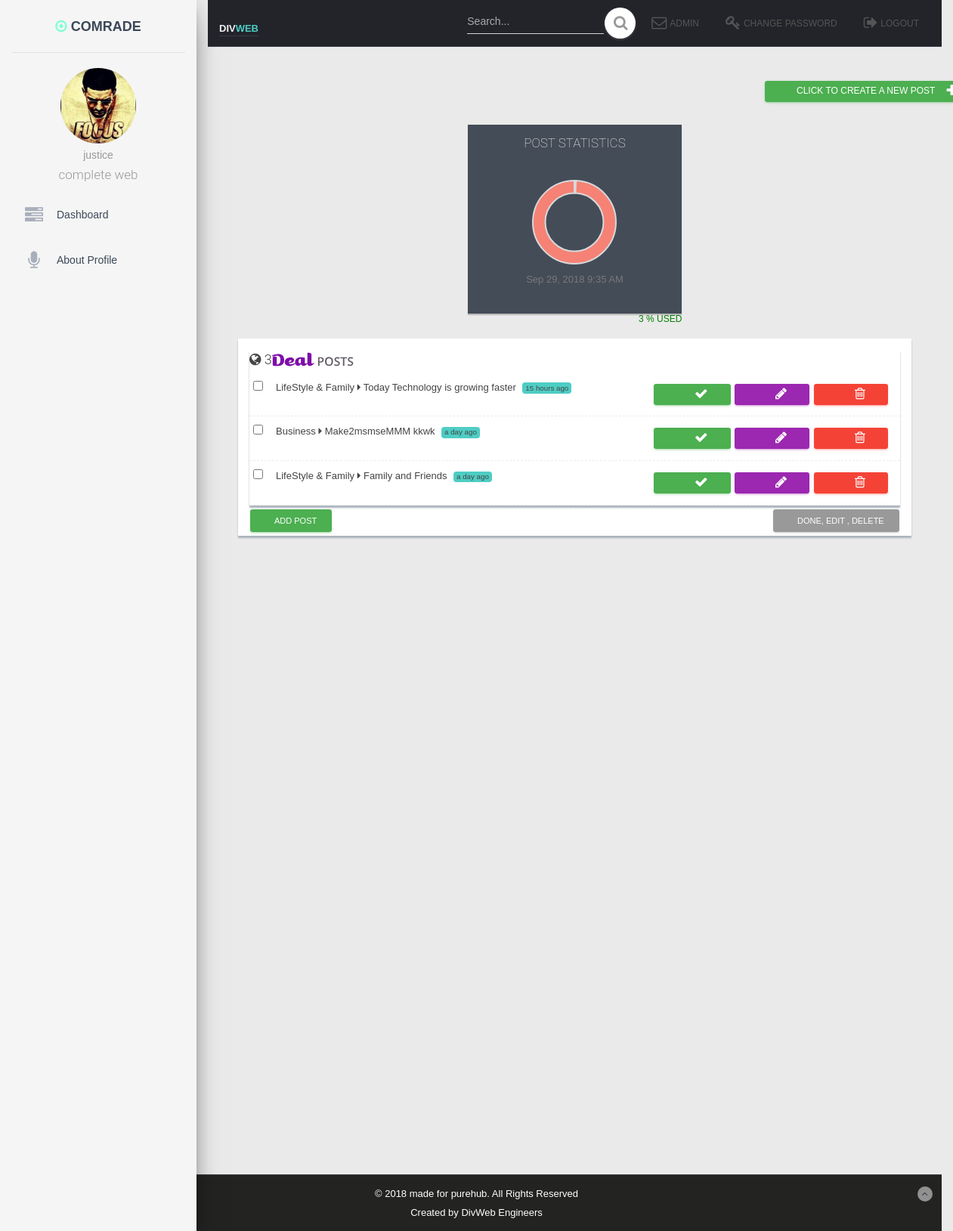
Page /site/user/comrade (signed in) on the committed database.
### divwapp/models.py (models this page shows, shortened)
class UserProfile(models.Model):
    author   =  models.OneToOneField(settings.AUTH_USER_MODEL, on_delete=models.CASCADE,
                primary_key=True)
    bio      =  models.TextField(_("About Author"), max_length=100)
    picture  =  models.ImageField(upload_to=photo_storagedir, blank=True, null=True)

class TimeStampsMixin(models.Model):
    last_modified = models.DateTimeField(auto_now=True)
    created_on    = models.DateTimeField(auto_now_add=True)
    class Meta:
        abstract = True

class Post(TimeStampsMixin):
    category = models.ForeignKey(Category, on_delete=models.CASCADE)
    topic    = models.CharField(_("Topic"), max_length=255, unique=True)
    header1  = models.CharField(_("First Heading"), max_length=255, unique=True, null=True, blank=True)
    content  = models.TextField(_("Content"), max_length=10000)
    slug     = models.SlugField(unique=True, null=True, blank=True)
    photos   = models.ImageField(upload_to=storagedir)
    links    = models.URLField(blank=True, null=True)
    post_by  = models.ForeignKey(settings.AUTH_USER_MODEL, on_delete=models.CASCADE)
    class Meta:
        verbose_name='Post'
        verbose_name_plural="Posts"
        get_latest_by = "id"

class Category(TimeStampsMixin):
    name = models.CharField(_("Category Name"), unique=True, max_length=255, blank=False, null=False)
    def __str__(self):
        return self.name
    class Meta(object):
        verbose_name="Category"
        verbose_name_plural = "Categories"

### divwapp/views.py (the view)
# urls.py: url(r"^user/(?P<pk>\w+)$", dashboard, name="dashboard" ),
@login_required(login_url = "signin")
def dashboard(request,  pk):
	user = get_object_or_404(User, username=pk)
	posts = Post.objects.filter(post_by=user.id).order_by(Lower("last_modified").desc())
	count = posts.count()
	try:
		profile = get_object_or_404(UserProfile, author=user)
	except Exception as e:
		profile = None
	context = {'post_count': count, "posts":posts, "profile":profile }
	return render(request, 'layouts/dashboard.html', context)

### divwapp/templates/layouts/dashboard.html (shortened to what this page needs)
<!DOCTYPE html>
{%load static%}
<html class="perfect-scrollbar-off nav-close" lang="en">
  <head>
    {%include "includes/dashboard/dash_static_files.html"%}
  </head>
  <body class="">
   <div class="wrapper">
    <div class="sidebar" data-color="purple" data-background-color="white">
      <div class="logo">
        <a href="" class="simple-text logo-normal logout">
           <b><i style="color:aquamarine" class="fa fa-dot-circle-o"></i>&nbsp;{{request.user.username}}</b>
        </a>
      </div>
      <div class="sidebar-wrapper">
        {% include "includes/dashboard/dash_sidebar.html" %}
      </div>
    </div>
  <div class="main-panel">
   {% include "includes/dashboard/dash_navbar.html" %}
      <div class="content">
        <div class="container-fluid">
          <div class="col-12 ">
          </div>
          <div class="row">
            <div class="offset-md-9 col-md-3 col-sm-0  mb">
              <a href="{% url "new_content" %}">
                <button class='btn btn-success'>
                  click to create a new post
                  <span class="fa fa-plus"></span>
                </button>
              </a>
            </div>
            {% block content %}
              {% include "includes/dashboard/dash_animatedpost.html" %}
              {% include "includes/dashboard/dash_panels.html" %}
            {% endblock %}
          </div>
        </div>
      </div>
    </div>
  <section class="wrapper"></section>
  <footer class="site-footer" style="color: #fff; background: #232322; border-top: 1px solid #444;">
    <p class="text-center">
      © 2018 <strong>made for purehub</strong>.
      All Rights Reserved
    </p>
    <div class="credits text-center">Created by DivWeb Engineers
      <a href="#" class=" text-center go-top">
        <i class="fa fa-angle-up"></i>
      </a>
    </div>
  </div>
  </body>
</html>

### divwapp/templates/includes/dashboard/dash_sidebar.html (shortened to what this page needs)
{%load static %}
<ul class="nav">
  <li class="nav-item active">
    {% if profile.picture %}
      <p class="centered">
        <img src="{{ profile.picture.url  }}" width="100" height="100" class="rounded-circle">
      </p>
      <p class="centered">
        {{ profile.bio}}
      </p>
    {%else%}
      <p class="centered">
        <img src="{% static "images/fr-05.jpg" %}" width="100" height="100" class="rounded-circle">
        </p>
        {%endif%}
      </li>
      <li>
        <p>
          <h5 class="centered">{{ request.user.get_full_name }} </h5>
        </p>
      </li>
      <li class="nav-item ">
        <a class="nav-link" href="{% url "dashboard" request.user %}">
          <i class="fa fa-tasks"></i>
          <p>Dashboard</p>
        </a>
      </li>
      <li class="nav-item ">
        <a class="nav-link"  href="{% url "edit_profile" %}">
          <i class="fa fa-microphone"></i>
          <p>About Profile </p>
        </a>
      </li>
 </ul>

### divwapp/templates/includes/dashboard/dash_panels.html (shortened to what this page needs)
<div class="col-md-12">
  <div class="form-panel">
    <section class="task-panel tasks-widget">
      <div class="panel-heading">
        {% load static %}
        <img src="{% static "images/dealpost.svg" %}" height="30" />
        <div class="pull-left">
          <h4> <i class="fa fa-spin fa-globe"></i>  {{ post_count }} </h4>
        </div>
        <br />
      </div>
      <div class="panel-body">
        <div class="task-content">
          <ul class="task-list">
            {% if posts %}
            {% for post in posts %}
              <li class="task-done">
                <div class="task-checkbox">
                  <input class="list-child" value="" type="checkbox">
                </div>
                <div class="task-title">
                  <span class="task-title-sp"><b>{{ post.category}}</b>
                    <i class='fa fa-caret-right'></i> {{post.topic}}
                  </span>
                  <span class="badge bg-theme" id="momentum">
                  </span>
                  <div class="pull-right hidden-phone">
                    <button class="btn btn-success btn-xs">
                      <i class=" fa fa-check"></i></button>
                    <a href="{% url "edit_post" post.id %}">
                      <button class="btn btn-primary btn-xs  tooltips"
                          data-original-title="edit" data-placement="bottom">
                        <i class="fa fa-pencil"></i>
                      </button>
                    </a>
                    <a href="#" id="delete">
                      <button class="btn btn-danger btn-xs tooltips"
                          data-original-title="delete" data-placement="bottom">
                        <i class="fa fa-trash-o "></i>
                      </button>
                    </a>
                  </div>
                </div>
              </li>
            {%endfor%}
            {% endif%}
          </ul>
          <div class=" add-task-row">
            <a class="btn btn-success btn-sm pull-left" href="{% url "new_content" %}">Add Post</a>
            <a class="btn btn-default bg-default btn-sm pull-right" href="#">
              Done, Edit , Delete
            </a>
          </div>
        </div>
      </div>
    </section>
  </div>
</div>

### divwapp/static/css/stylex.css (style rules this page uses)
body { color: #797979; background: #eaeaea; font-family: 'Ruda', sans-serif; padding: 0px !important; margin: 0px !important; font-size:13px; }
ul li { list-style: none; }
a, a:hover, a:focus { text-decoration: none; outline: none; }
.bg-theme { background-color: #4ECDC4; }
.centered { text-align: center; }
.mb { margin-bottom: 25px; }
.wrapper { display: inline-block; margin-top: 60px; padding-left: 15px; padding-right: 15px; padding-bottom: 15px; padding-top: 0px; width: 100%; }
.form-panel { background: #ffffff; margin: 10px; padding: 10px; box-shadow: 0px 3px 2px #aab2bd; text-align: left; }
.site-footer { background: #4ECDC4; color: #fff; padding: 15px 0; }
.site-footer p { margin-bottom: 5px; }
.credits, .credits a { color: #fff; }
.go-top { margin-right: 1%; margin-top: -25px; float: right; background: rgba(255,255,255,.5); width: 20px; height: 20px; border-radius: 50%; -webkit-border-radius: 50%; }
.go-top i { color: #2A3542; }

### divwapp/static/css/dash.css (style rules this page uses)
body { height: 100%; font-family: sans-serif; }
.btn { line-height: 0.3em; z-index: 3; text-indent: 12px; text-align: left; }
.task-content { margin-bottom: 30px; color:#444; }
.task-panel { background: #fff; text-align: left; box-shadow: 0px 3px 2px #aab2bd; margin: 5px; color:#444; }
.tasks-widget .task-content:after { clear: both; }
.tasks-widget .task-list { padding:0; margin:0; }
.tasks-widget .task-list > li { position:relative; padding:10px 5px; border-bottom:1px dashed #eaeaea; }
.tasks-widget .task-list li > .task-checkbox { float:left; width:30px; }
.tasks-widget .task-list li > .task-title { overflow:hidden; margin-right:10px; }
.tasks-widget .task-list li .task-title .task-title-sp { margin-right:5px; }
.tasks-widget .task-list li.task-done { background:#fff; }
.sidebar { background:none repeat scroll 0% 0% #F5F5F5; color: #999; }
.wrapper { margin-top: 0px; }

### rows in the picture
UserProfile: picture (picture), bio "justice"
Post: category "LifeStyle & Family", topic "Today Technology is growing faster"
Post: category "Business", topic "Make2msmseMMM kkwk"
Post: category "LifeStyle & Family", topic "Family and Friends"

### other values in the picture
{{ request.user.username }} "COMRADE"
{{ request.user.get_full_name }} "complete web"
{{ post_count }} "3"
